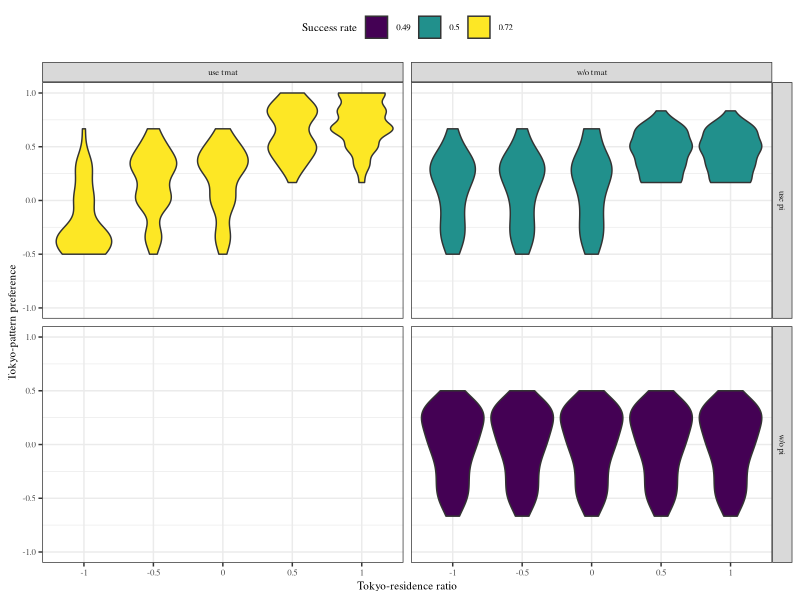
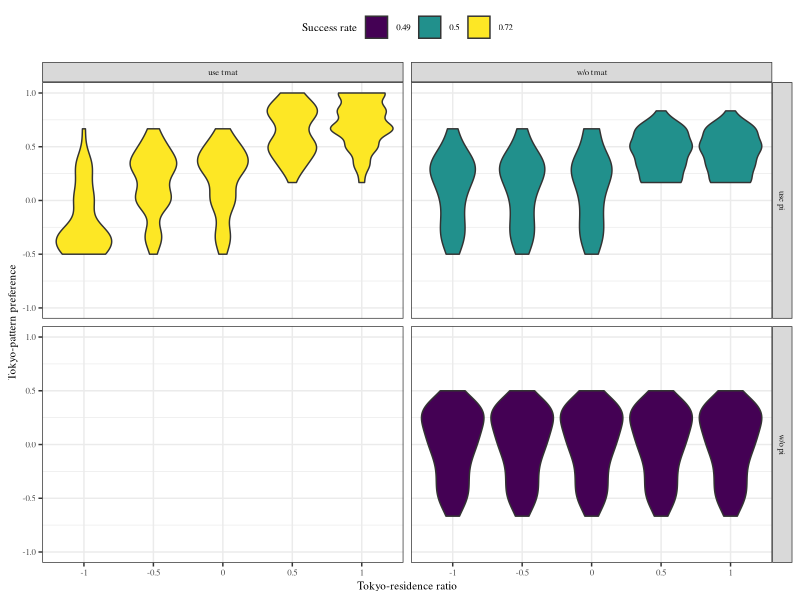

R code for these plots, in order:
## ---- chunk 1
knitr::opts_chunk$set(echo = TRUE)
library(dplyr)
library(ggplot2)
library(readr)
library(stringr)
library(tidyr)
## ---- chunk 2
results <- read_csv("results.csv")
## ---- chunk 3
results_success <- results %>%
  group_by(
    use_transition, use_pi,
  ) %>%
  summarise(success_rate = round(mean(n_success), 2)) %>%
  ungroup()

results_mean <- results %>%
  group_by(
    use_transition, use_pi,
    tokyo_kinki_ratio, pitch, phoneme, subj_id,
  ) %>%
  summarise(tokyo_pref = mean(tokyo_pref)) %>%
  ungroup() %>%
  left_join(results_success) %>%
  mutate(
    use_pi = case_when(
      use_pi ~ "use pi",
      !use_pi ~ "w/o pi"
    ),
    use_transition = case_when(
      use_transition ~ "use tmat",
      !use_transition ~ "w/o tmat"
    ),
  )

results_mean
## ---- chunk 4
g <- results_mean %>%
  ggplot(aes(x = as.factor(tokyo_kinki_ratio),
             y = tokyo_pref,
             fill = as.ordered(success_rate))) +
  facet_grid(use_pi ~ use_transition) +
  geom_violin() +
  ylim(-1, 1) +
  theme_bw() +
  theme(legend.position = "top") +
  labs(
    x = "Tokyo-residence ratio",
    y = "Tokyo-pattern preference",
    fill = "Success rate"
  ) +
  theme( text = element_text(family = "Times") ) +
  theme(text = element_text(size = 8))

g
ggsave(paste0("results_simulation.pdf"), unit = "cm", width = 7, height = 5)
